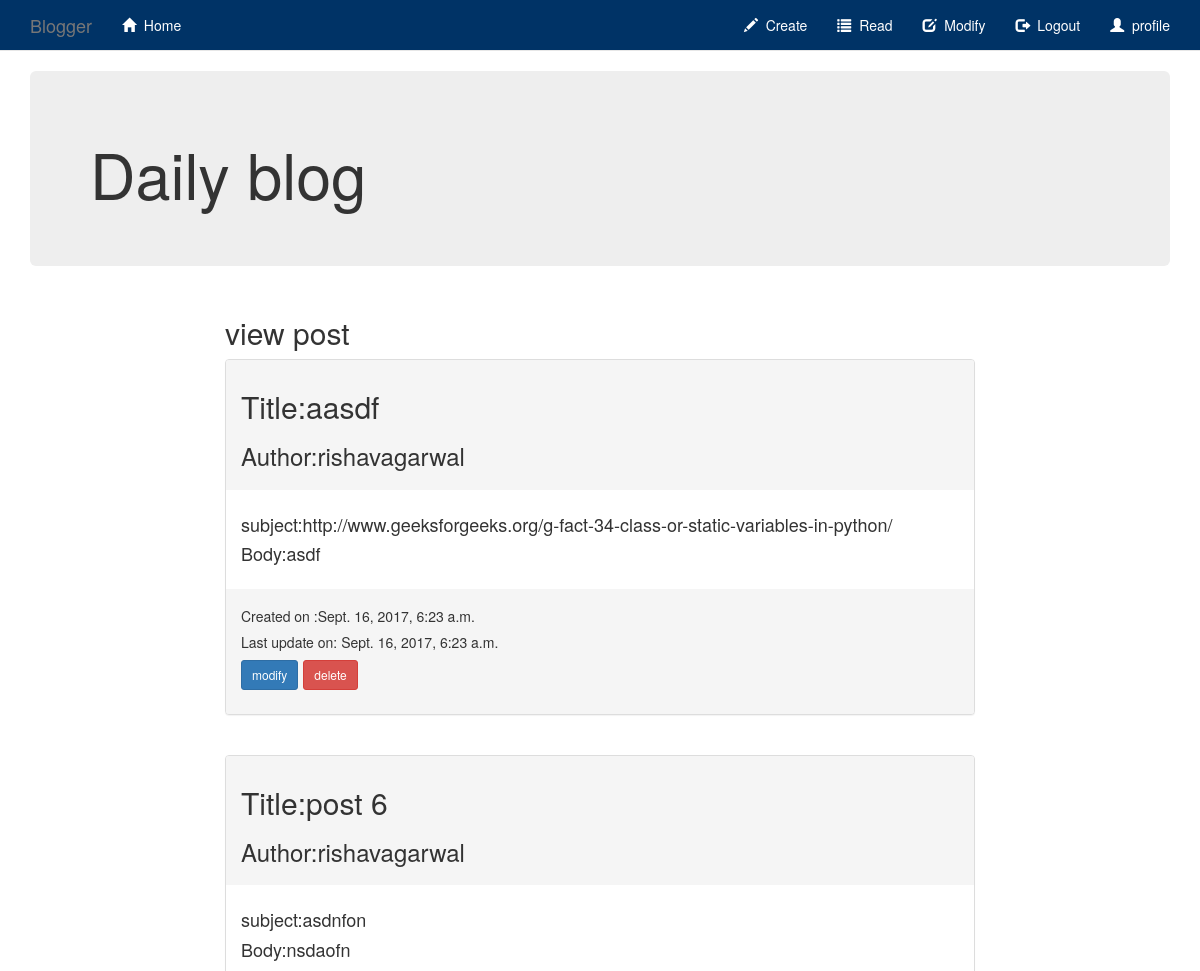
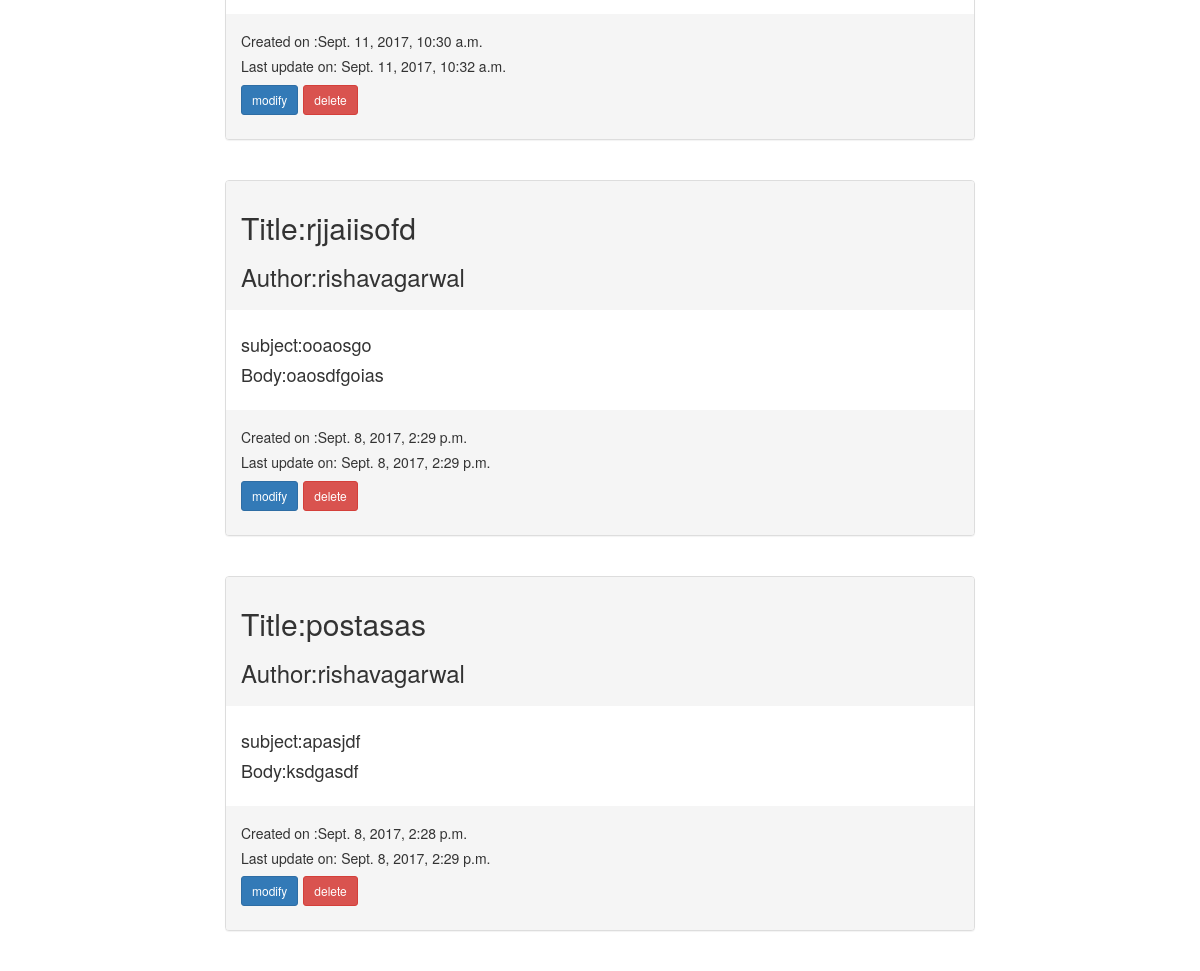
The page /authencite_user_postonlymodify=only/ (signed in) on the database its author committed (2 pictures, top to bottom).
### blog/models.py (models this page shows, shortened)
class postmodel(models.Model):
    title = models.CharField(max_length=100)
    author = models.ForeignKey(User,default=None)
    body=models.TextField()
    slug = models.SlugField(unique=True)
    subject=models.TextField()
    timestamp = models.DateTimeField(auto_now_add=True,auto_now=False)
    updated = models.DateTimeField(auto_now=True,auto_now_add=False)

### blog/views.py (the view)
# urls.py: url(r'^authencite_user_postonlymodify=only/?$', views.postmodify_view, name="postmodify_auth"),
@login_required
def postmodify_view(request):
    title1 = "view post"
    instance = postmodel.objects.filter(author=request.user)
    instance = instance.order_by('-updated')
    return render(request, "userpost.html", {"instance":instance,"title": title1})

### templates/userpost.html (shortened to what this page needs)
{% extends "base.html" %}
{% load static %}
{% load bootstrap %}
{% load crispy_forms_tags %}
{% block baseclass %}
    <div class="container ">
        <div class="jumbotron">
            <h1>Daily blog</h1>
        </div>
        <div class="row">
            <div class="col-sm-2 ">
            </div>
            <div class="col-sm-8">
                <h2>{{ title }}</h2>
                {% for r in instance %}
                    <div class="panel-group">
                        <div class="panel panel-default">
                            <div class="panel-heading">
                                <h2>Title:{{ r.title }}</h2>
                                <h3>Author:{{ r.author }}</h3>
                            </div>
                            <div class="panel-body ">
                                <h4>subject:{{ r.subject }}</h4>
                                <h4>Body:{{ r.body }}</h4>
                            </div>
                            <div class="panel-footer">
                                <h5>Created on :{{ r.timestamp }}</h5>
                                <h5>Last update on: {{ r.updated }}</h5>
                                <div class="row">
                                    <form class="col-md-1" method="post"
                                          action="/authencite_user_updateparticularpost=only/{{ r.id }}/">
                                        <input type="submit" value="modify" class="btn btn-sm btn-primary  ">
                                    </form>
                                    <form class="col-md-1" method="post" action="authencite_user_updateparticularpost=only/{{ r.id }}/delete/">
                                        <input  type="submit" value="delete" class="btn btn-sm btn-danger"
                                               onclick="return confirm('Are you sure you want to delete this?')">
                                    </form>
                                </div>
                            </div>
                        </div>
                    </div>
                    <br>
                {% endfor %}
            </div>
            <div class="col-sm-2">
            </div>
        </div>
    </div>
{% endblock %}

### templates/base.html (shortened to what this page needs)
{% load static %}
{% load crispy_forms_tags %}
<html>
<head>
    <link href="{% static 'css/bootstrap.min.css' %}"rel="stylesheet" media="screen">
</head>
<body>
<nav class="navbar navbar-default navbar-static-top"  style="background-color: #003366; ">
    <div class="container">
        <div class="navbar-header">
            <a class="navbar-brand" href="#">Blogger</a>
        </div>
        <div id="navbar" class="navbar-collapse collapse">
            <ul class="nav navbar-nav">
                <li class=""><a href="{% url 'home' %}">
                    <span class="glyphicon glyphicon-home"></span>&nbsp Home</a></li>
            </ul>
            <ul class="nav navbar-nav navbar-right">
                {% if request.user.is_authenticated %}
                    <li><a href="{% url "post_auth" %}">
                        <span class="glyphicon glyphicon-pencil"></span>&nbsp Create</a></li>
                    <li><a href="{% url "postread_auth" %}">
                        <span class="glyphicon glyphicon-list"></span>&nbsp Read</a></li>
                    <li><a href="{% url "postmodify_auth" %}">
                        <span class="glyphicon glyphicon-edit"></span>&nbsp Modify</a></li>
                    <li>
                        <a style="text-decoration:none;" href="{% url "logout_auth" %}">
                            <span class="glyphicon glyphicon-log-out"></span>&nbsp Logout</a>
                    </li>
                    <li>
                        <a style="text-decoration:none;" href="{% url "userprofile" %}">
                            <span class="glyphicon glyphicon-user"></span>&nbsp profile</a>
                    </li>
                {% else %}
                    <li><a href="{% url "login" %}">
                        <span class="glyphicon glyphicon-log-in"></span>&nbsp Login</a></li>
                {% endif %}
            </ul>
        </div>
    </div>
</nav>
{% block baseclass %}
{% endblock %}
</body>
</html>

### templates/base.html (style rules this page uses)
.navbar-default .navbar-nav>li>a { color:white !important; }

### rows shown on the page
postmodel: title "aasdf", author "rishavagarwal", subject "http://www.geeksforgeeks.org/g-fact-34-class-or-static-variables-in-python/", body "asdf", timestamp "Sept. 16, 2017, 6:23 a.m.", updated "Sept. 16, 2017, 6:23 a.m."
postmodel: title "post 6", author "rishavagarwal", subject "asdnfon", body "nsdaofn", timestamp "Sept. 11, 2017, 10:30 a.m.", updated "Sept. 11, 2017, 10:32 a.m."
postmodel: title "rjjaiisofd", author "rishavagarwal", subject "ooaosgo", body "oaosdfgoias", timestamp "Sept. 8, 2017, 2:29 p.m.", updated "Sept. 8, 2017, 2:29 p.m."
postmodel: title "postasas", author "rishavagarwal", subject "apasjdf", body "ksdgasdf", timestamp "Sept. 8, 2017, 2:28 p.m.", updated "Sept. 8, 2017, 2:29 p.m."

### other values the page prints
{{ title }} "view post"
